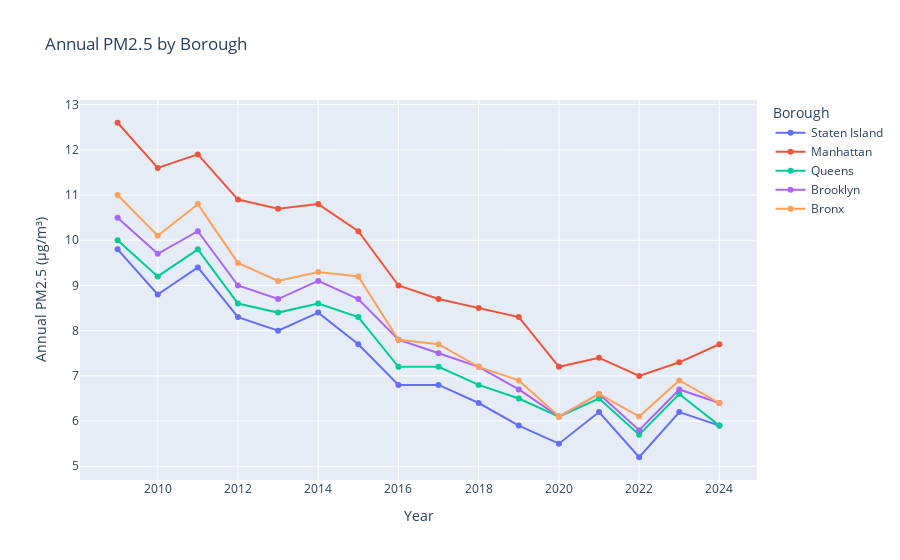

Notebook code for this chart:
### Code cell
# Line plot of annual PM2.5 by borough
fig = px.line(
        borough_df,
        x="year",
        y="annual_pm25",
        color="borough",
        markers=True,
        title="Annual PM2.5 by Borough",
        labels={"year": "Year", "annual_pm25": "Annual PM2.5 (µg/m³)", "borough": "Borough"}
    )
fig.show()

### Figure 1 — Plotly figure (JSON) as saved in the notebook; plotly's stock layout.template omitted (floating-point values rounded to 4 significant figures)
{"data": [{"hovertemplate": "Borough=Staten Island<br>Year=%{x}<br>Annual PM2.5 (µg/m³)=%{y}<extra></extra>", "legendgroup": "Staten Island", "line": {"color": "#636efa", "dash": "solid"}, "marker": {"symbol": "circle"}, "mode": "lines+markers", "name": "Staten Island", "orientation": "v", "showlegend": true, "type": "scatter", "x": [2009, 2010, 2011, 2012, 2013, 2014, 2015, 2016, 2017, 2018, 2019, 2020, 2021, 2022, 2023, 2024], "xaxis": "x", "y": [9.8, 8.8, 9.4, 8.3, 8.0, 8.4, 7.7, 6.8, 6.8, 6.4, 5.9, 5.5, 6.2, 5.2, 6.2, 5.9], "yaxis": "y"}, {"hovertemplate": "Borough=Manhattan<br>Year=%{x}<br>Annual PM2.5 (µg/m³)=%{y}<extra></extra>", "legendgroup": "Manhattan", "line": {"color": "#EF553B", "dash": "solid"}, "marker": {"symbol": "circle"}, "mode": "lines+markers", "name": "Manhattan", "orientation": "v", "showlegend": true, "type": "scatter", "x": [2009, 2010, 2011, 2012, 2013, 2014, 2015, 2016, 2017, 2018, 2019, 2020, 2021, 2022, 2023, 2024], "xaxis": "x", "y": [12.6, 11.6, 11.9, 10.9, 10.7, 10.8, 10.2, 9.0, 8.7, 8.5, 8.3, 7.2, 7.4, 7.0, 7.3, 7.7], "yaxis": "y"}, {"hovertemplate": "Borough=Queens<br>Year=%{x}<br>Annual PM2.5 (µg/m³)=%{y}<extra></extra>", "legendgroup": "Queens", "line": {"color": "#00cc96", "dash": "solid"}, "marker": {"symbol": "circle"}, "mode": "lines+markers", "name": "Queens", "orientation": "v", "showlegend": true, "type": "scatter", "x": [2009, 2010, 2011, 2012, 2013, 2014, 2015, 2016, 2017, 2018, 2019, 2020, 2021, 2022, 2023, 2024], "xaxis": "x", "y": [10.0, 9.2, 9.8, 8.6, 8.4, 8.6, 8.3, 7.2, 7.2, 6.8, 6.5, 6.1, 6.5, 5.7, 6.6, 5.9], "yaxis": "y"}, {"hovertemplate": "Borough=Brooklyn<br>Year=%{x}<br>Annual PM2.5 (µg/m³)=%{y}<extra></extra>", "legendgroup": "Brooklyn", "line": {"color": "#ab63fa", "dash": "solid"}, "marker": {"symbol": "circle"}, "mode": "lines+markers", "name": "Brooklyn", "orientation": "v", "showlegend": true, "type": "scatter", "x": [2009, 2010, 2011, 2012, 2013, 2014, 2015, 2016, 2017, 2018, 2019, 2020, 2021, 2022, 2023, 2024], "xaxis": "x", "y": [10.5, 9.7, 10.2, 9.0, 8.7, 9.1, 8.7, 7.8, 7.5, 7.2, 6.7, 6.1, 6.6, 5.8, 6.7, 6.4], "yaxis": "y"}, {"hovertemplate": "Borough=Bronx<br>Year=%{x}<br>Annual PM2.5 (µg/m³)=%{y}<extra></extra>", "legendgroup": "Bronx", "line": {"color": "#FFA15A", "dash": "solid"}, "marker": {"symbol": "circle"}, "mode": "lines+markers", "name": "Bronx", "orientation": "v", "showlegend": true, "type": "scatter", "x": [2009, 2010, 2011, 2012, 2013, 2014, 2015, 2016, 2017, 2018, 2019, 2020, 2021, 2022, 2023, 2024], "xaxis": "x", "y": [11.0, 10.1, 10.8, 9.5, 9.1, 9.3, 9.2, 7.8, 7.7, 7.2, 6.9, 6.1, 6.6, 6.1, 6.9, 6.4], "yaxis": "y"}], "layout": {"legend": {"title": {"text": "Borough"}, "tracegroupgap": 0}, "title": {"text": "Annual PM2.5 by Borough"}, "xaxis": {"anchor": "y", "domain": [0, 1], "title": {"text": "Year"}}, "yaxis": {"anchor": "x", "domain": [0, 1], "title": {"text": "Annual PM2.5 (µg/m³)"}}}}
